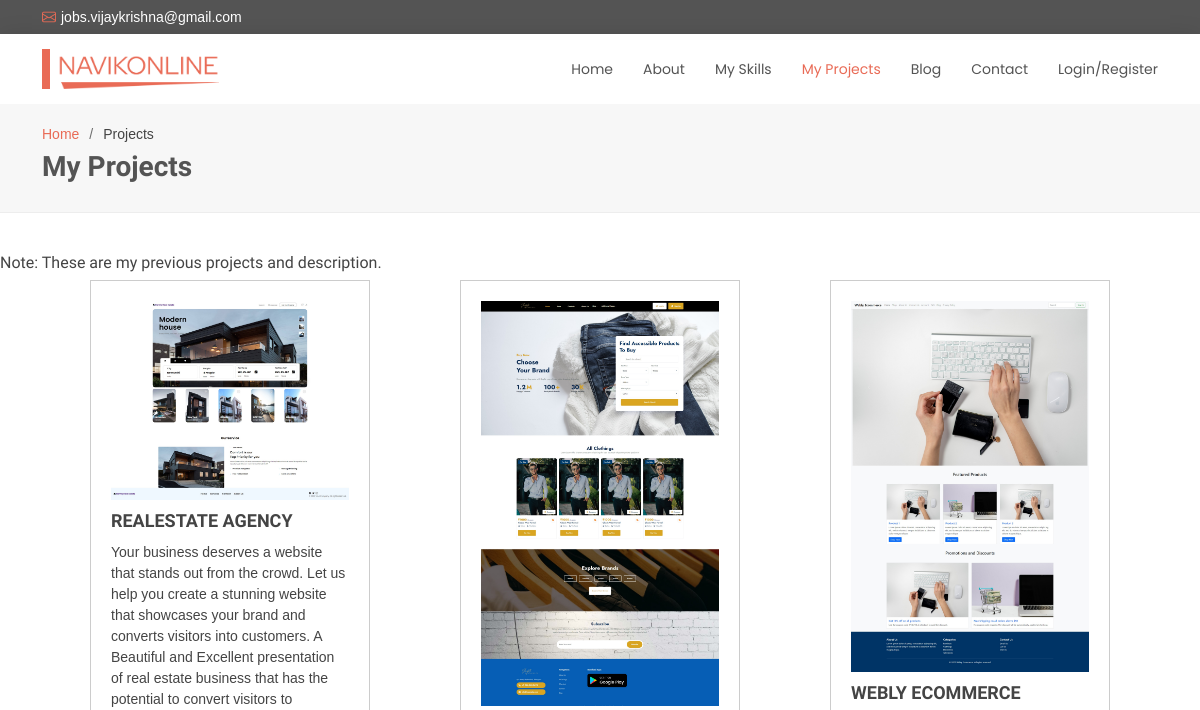
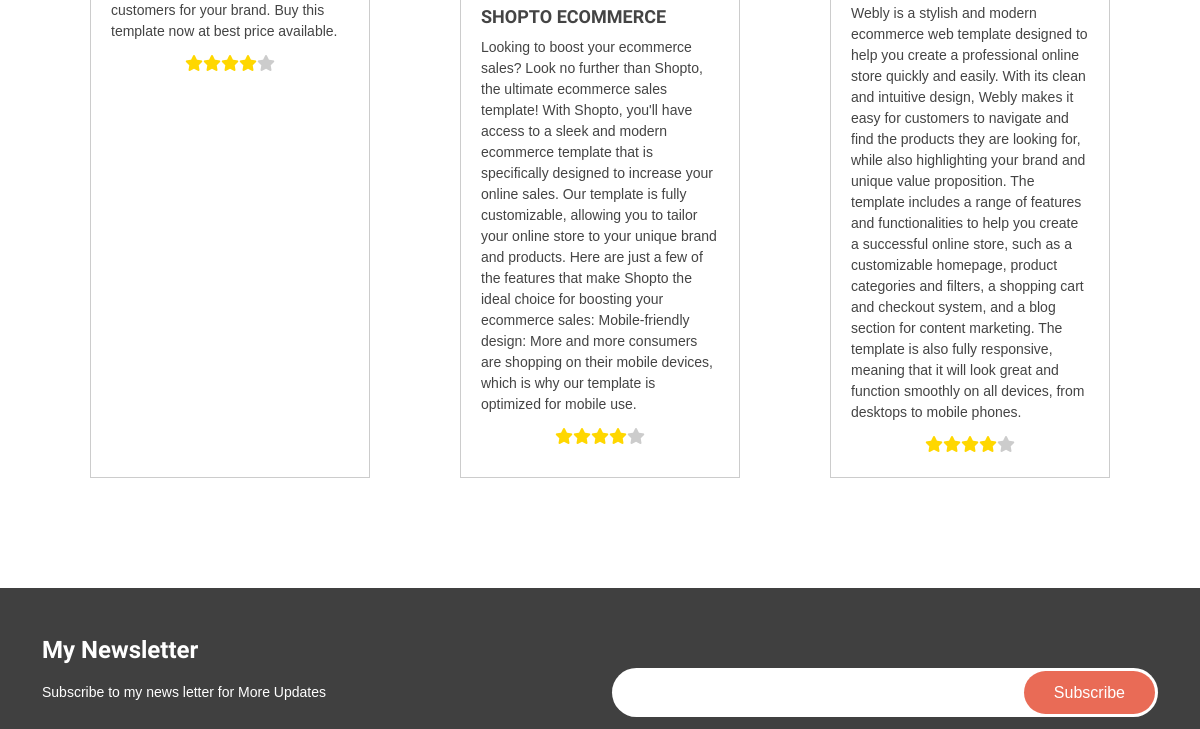
Page /Templates/ (upper part) on the earlier database version (2 pictures, top to bottom).
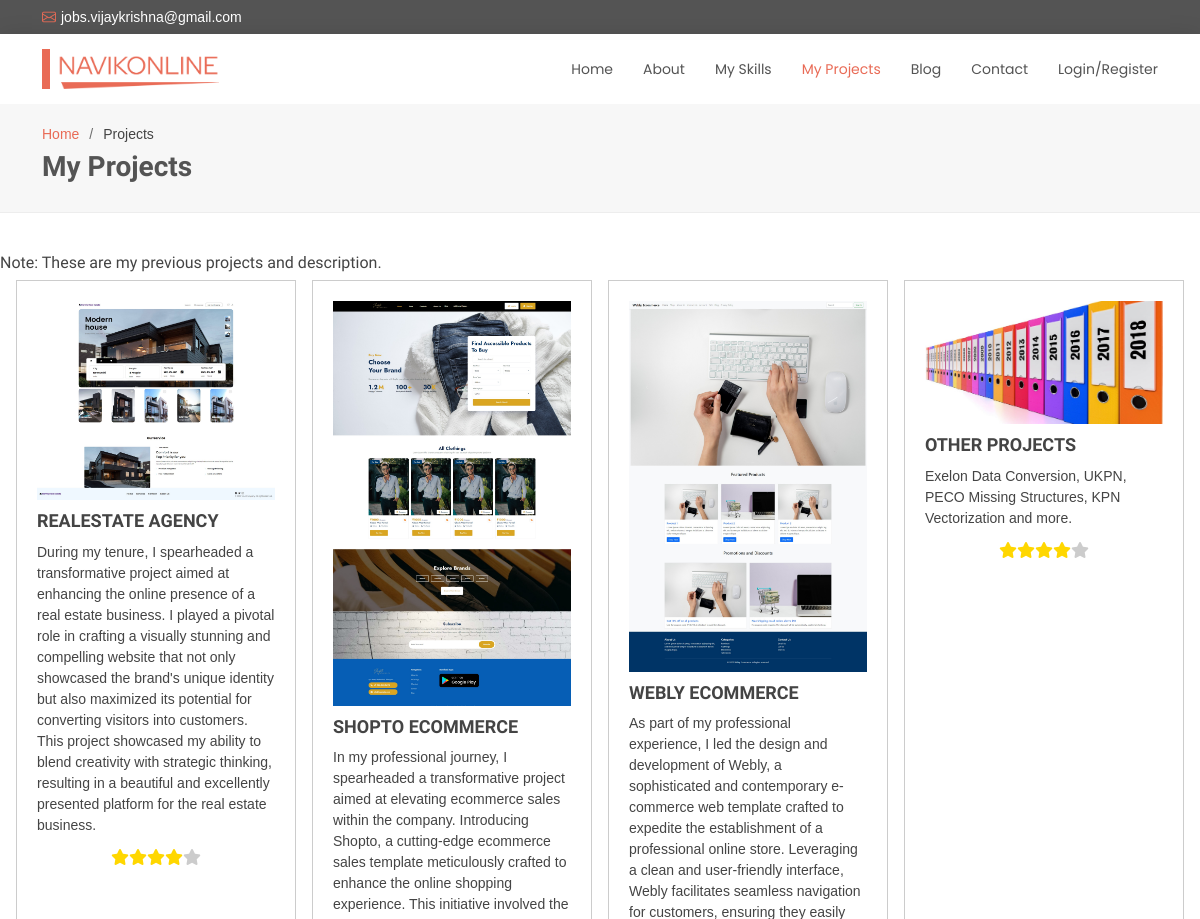
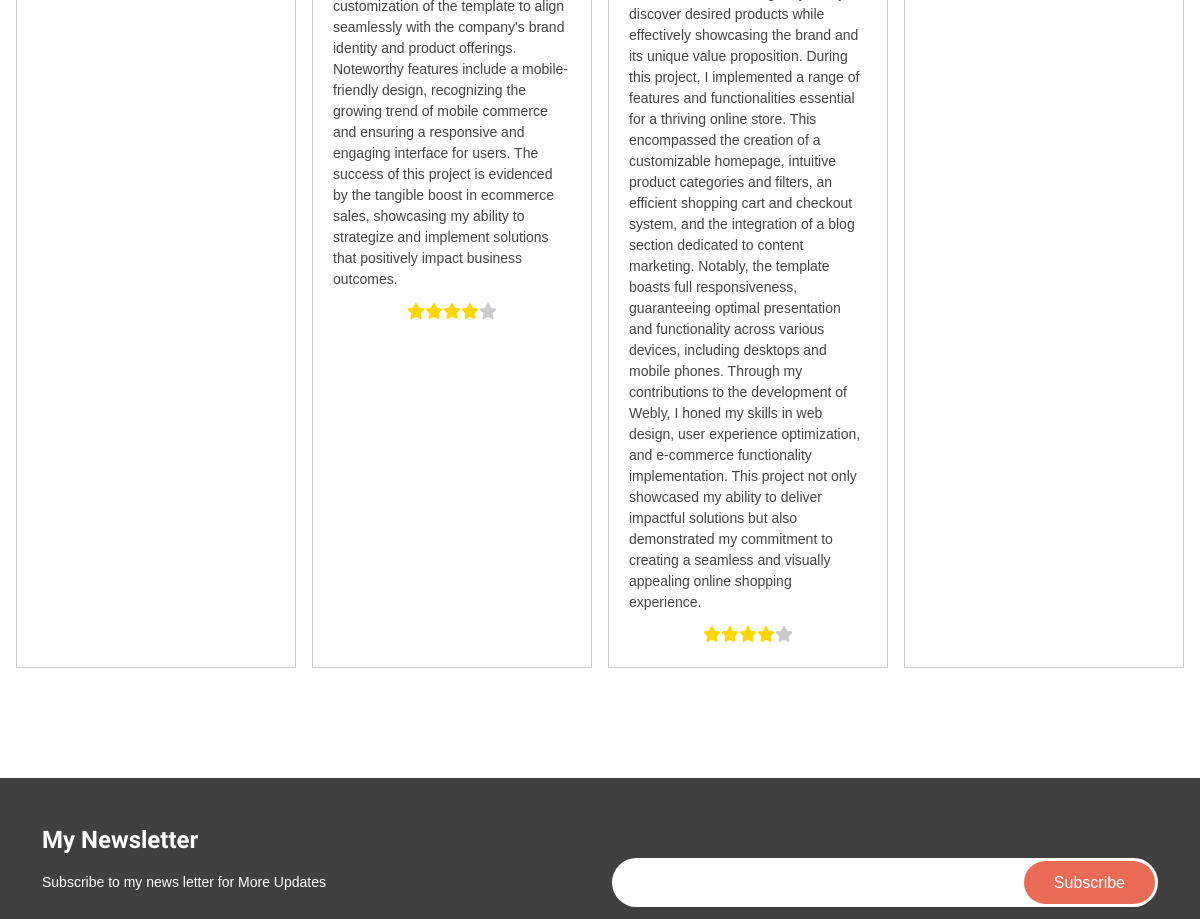
Same page on the later database version (2 pictures, top to bottom).
### myapp/models.py (models this page shows, shortened)
class Product(models.Model):
    name = models.CharField(max_length=255)
    description = models.TextField()
    price_actual = models.DecimalField(max_digits=10, decimal_places=2)
    discounted_price = models.DecimalField(max_digits=10, decimal_places=2, null=True, blank=True)
    avg_rating = models.FloatField(default=0)
    product_image = models.ImageField(upload_to='product_images/')
    demo_link = models.URLField(null=True, blank=True)
    product_category = models.ForeignKey(ProductCategory, on_delete=models.CASCADE)
    date_added = models.DateTimeField(auto_now_add=True)
    class Meta:
        verbose_name = "Product"
        verbose_name_plural = "Products"

### myapp/views.py (the view)
# urls.py: path('Templates/', views.pages.Templates, name = 'Templates'),
    @staticmethod
    def Templates(request):
        p1 = Product.objects.all()
        context = {'products': p1}
        return render(request, 'templates/pages/Templates.html', context)

### templates/pages/Templates.html (shortened to what this page needs)
{% load static %}
<!DOCTYPE html>
<html lang="en">
<head>
  <link rel="stylesheet" href="https://cdnjs.cloudflare.com/ajax/libs/font-awesome/6.4.0/css/all.min.css" />
  <link href="{% static 'assets/vendor/animate.css/animate.min.css' %}" rel="stylesheet">
  <link href="{% static 'assets/vendor/bootstrap/css/bootstrap.min.css' %}" rel="stylesheet">
  <link href="{% static 'assets/vendor/bootstrap-icons/bootstrap-icons.css' %}" rel="stylesheet">
  <link href="{% static 'assets/vendor/boxicons/css/boxicons.min.css' %}" rel="stylesheet">
  <link href="{% static 'assets/vendor/glightbox/css/glightbox.min.css' %}" rel="stylesheet">
  <link href="{% static 'assets/vendor/swiper/swiper-bundle.min.css' %}" rel="stylesheet">
  <link href="{% static 'assets/css/style.css' %}" rel="stylesheet">
  <link href="{% static 'assets/css/style_product.css' %}" rel="stylesheet">
</head>
<body>
  <section id="topbar" class="d-flex align-items-center">
    <div class="container d-flex justify-content-center justify-content-md-between">
      <div class="contact-info d-flex align-items-center">
        <i class="bi bi-envelope d-flex align-items-center"><a href="mailto:jobs.vijaykrishna@gmail.com">jobs.vijaykrishna@gmail.com</a></i>
      </div>
    </div>
  </section>
  <header id="header" class="d-flex align-items-center">
    <div class="container d-flex justify-content-between align-items-center">
      <div class="logo">
        <h1><a href="/"><img src="{% static 'assets/img/logo.png' %}" alt="logo"/></a></h1>
      </div>
      <nav id="navbar" class="navbar">
        <ul>
          {% if user.is_authenticated %}
          <li><a  href="/">Home</a></li>
          <li><a href="{% url 'blog' %}">Blog</a></li>
          <li><a class="active" href="{% url 'Templates' %}">My Projects</a></li>
          <li><a href="{% url 'logout' %}">Logout</a></li>
          {% else %}
          <li><a href="/">Home</a></li>
          <li><a href="{% url 'about' %}" >About</a></li>
          <li><a href="{% url 'services' %}">My Skills</a></li>
          <li><a class="active" href="{% url 'Templates' %}">My Projects</a></li>
          <li><a href="{% url 'blog' %}">Blog</a></li>
          <li><a href="{% url 'contact' %}">Contact</a></li>
          <li><a href="{% url 'register' %}">Login/Register</a></li>
          {% endif %}
        </ul>
      </nav>
    </div>
  </header>
  <main id="main">
    <section id="breadcrumbs" class="breadcrumbs">
      <div class="container">
        <ol>
          <li><a href="/">Home</a></li>
          <li>Projects</li>
        </ol>
        <h2>My Projects</h2>
      </div>
    </section>
    <section id="portfolio" class="portfolio">
    <h6>Note: These are my previous projects and description.</h6>
      <div class="gallery">
        {% for product in products%}
        <div class="content">
            <img src="{{product.product_image.url}}" alt="Project's image">
            <h3>{{product.name}}</h3>
            <p>{{product.description}} </p>
            <ul>
                <li><i class="fa fa-star checked"></i></li>
                <li><i class="fa fa-star checked"></i></li>
                <li><i class="fa fa-star checked"></i></li>
                <li><i class="fa fa-star checked"></i></li>
                <li><i class="fa fa-star"></i></li>
            </ul>
        </div>
        {% endfor %}
      </div>
    </section>
  </main>
  <footer id="footer">
    <div class="footer-newsletter">
      <div class="container">
        <div class="row">
          <div class="col-lg-6">
            <h4>My Newsletter</h4>
            <p>Subscribe to my news letter for More Updates</p>
          </div>
          <div class="col-lg-6">
            <form action="{% url 'subscribe' %}" method="post">
              <input type="email" name="email">
              <input type="submit" value="Subscribe">
            </form>
          </div>
        </div>
      </div>
    </div>
  </footer>
</body>
</html>

### static/assets/css/style.css (style rules this page uses)
body { font-family: "Open Sans", sans-serif; color: #444444; }
a { color: #e96b56; text-decoration: none; }
h1, h2, h3, h4, h5, h6 { font-family: "Raleway", sans-serif; }
#topbar { background: #545454; padding: 10px 0; font-size: 14px; }
#topbar .contact-info i { font-style: normal; color: #e96b56; }
#topbar .contact-info i a, #topbar .contact-info i span { padding-left: 5px; color: #fff; }
#topbar .contact-info i a { line-height: 0; transition: 0.3s; }
#header { height: 70px; transition: all 0.5s; z-index: 997; transition: all 0.5s; background: #fff; box-shadow: 0px 0px 20px 0px rgba(0, 0, 0, 0.1); }
#header .logo h1 { font-size: 26px; padding: 0 0 0 8px; margin: 11px 0; line-height: 1; font-weight: 700; letter-spacing: 1px; text-transform: uppercase; font-family: "Poppins", sans-serif; border-left: 8px solid #e96b56; }
#header .logo h1 a, #header .logo h1 a:hover { color: #545454; text-decoration: none; }
#header .logo img { padding: 0; margin: 0; max-height: 40px; }
.navbar { padding: 0; }
.navbar ul { margin: 0; padding: 0; display: flex; list-style: none; align-items: center; }
.navbar li { position: relative; }
.navbar a, .navbar a:focus { display: flex; align-items: center; justify-content: space-between; padding: 10px 0 10px 30px; font-family: "Poppins", sans-serif; font-size: 14px; color: #545454; white-space: nowrap; transition: 0.3s; }
.navbar a:hover, .navbar .active, .navbar .active:focus, .navbar li:hover>a { color: #e96b56; }
section { padding: 0 0 80px 0; }
.breadcrumbs { padding: 20px 0 20px 0; background: #f7f7f7; border-bottom: 1px solid #ededed; margin-bottom: 40px; }
.breadcrumbs h2 { font-size: 28px; font-weight: 700; color: #545454; }
.breadcrumbs ol { display: flex; flex-wrap: wrap; list-style: none; padding: 0 0 5px 0; margin: 0; font-size: 14px; }
.breadcrumbs ol li+li { padding-left: 10px; }
.breadcrumbs ol li+li::before { display: inline-block; padding-right: 10px; color: #6e6e6e; content: "/"; }
#footer { background: #404040; padding: 0 0 30px 0; color: #fff; font-size: 14px; }
#footer .footer-newsletter { padding: 50px 0; background: #404040; }
#footer .footer-newsletter h4 { font-size: 24px; margin: 0 0 20px 0; padding: 0; line-height: 1; font-weight: 600; }
#footer .footer-newsletter form { margin-top: 30px; background: #fff; padding: 6px 10px; position: relative; border-radius: 50px; }
#footer .footer-newsletter form input[type=email] { border: 0; padding: 8px; width: calc(100% - 140px); }
#footer .footer-newsletter form input[type=submit] { position: absolute; top: 0; right: 0; bottom: 0; border: 0; background: none; font-size: 16px; padding: 0 30px; margin: 3px; background: #e96b56; color: #fff; transition: 0.3s; border-radius: 50px; }

### static/assets/css/style_product.css (style rules this page uses)
body { font-family: Arial, sans-serif; font-size: 16px; }
.gallery { max-width: 1200px; margin: 0 auto; display: flex; flex-wrap: wrap; justify-content: space-evenly; }
.content { width: calc(25% - 20px); margin-bottom: 30px; box-sizing: border-box; padding: 20px; border: 1px solid #ccc; }
.content img { display: block; width: 100%; height: auto; margin-bottom: 10px; }
.content h3 { margin: 0; font-size: 18px; font-weight: bold; text-transform: uppercase; }
.content p { margin: 10px 0; font-size: 14px; line-height: 1.5; }
.content ul { margin: 10px 0 0 0; padding: 0; list-style: none; display: flex; justify-content: center; }
.content ul li .fa-star.checked { color: gold; }
.content ul li .fa-star { color: #ccc; }

Differences in the rows shown:
changed Product "REALESTATE AGENCY": description "Your business deserves a website that stands out from the crowd. Let us help you create a stunning website that showcases your brand and converts visitors into customers. A Beautiful and Excellent presentation of real estate business that has the potential to convert visitors to customers for your brand. Buy this template now at best price available." → "During my tenure, I spearheaded a transformative project aimed at enhancing the online presence of a real estate business. I played a pivotal role in crafting a visually stunning and compelling website that not only showcased the brand's unique identity but also maximized its potential for converting visitors into customers. This project showcased my ability to blend creativity with strategic thinking, resulting in a beautiful and excellently presented platform for the real estate business."
changed Product "SHOPTO ECOMMERCE": description "Looking to boost your ecommerce sales? Look no further than Shopto, the ultimate ecommerce sales template! With Shopto, you'll have access to a sleek and modern ecommerce template that is specifically designed to increase your online sales. Our template is fully customizable, allowing you to tailor your online store to your unique brand and products. Here are just a few of the features that make Shopto the ideal choice for boosting your ecommerce sales: Mobile-friendly design: More and more consumers are shopping on their mobile devices, which is why our template is optimized for mobile use." → "In my professional journey, I spearheaded a transformative project aimed at elevating ecommerce sales within the company. Introducing Shopto, a cutting-edge ecommerce sales template meticulously crafted to enhance the online shopping experience. This initiative involved the customization of the template to align seamlessly with the company's brand identity and product offerings. Noteworthy features include a mobile-friendly design, recognizing the growing trend of mobile commerce and ensuring a responsive and engaging interface for users. The success of this project is evidenced by the tangible boost in ecommerce sales, showcasing my ability to strategize and implement solutions that…"
changed Product "WEBLY ECOMMERCE": description "Webly is a stylish and modern ecommerce web template designed to help you create a professional online store quickly and easily. With its clean and intuitive design, Webly makes it easy for customers to navigate and find the products they are looking for, while also highlighting your brand and unique value proposition. The template includes a range of features and functionalities to help you create a successful online store, such as a customizable homepage, product categories and filters, a shopping cart and checkout system, and a blog section for content marketing. The template is also fully responsive, meaning that it will look great and function smoothly on all devices, from desktops to…" → "As part of my professional experience, I led the design and development of Webly, a sophisticated and contemporary e-commerce web template crafted to expedite the establishment of a professional online store. Leveraging a clean and user-friendly interface, Webly facilitates seamless navigation for customers, ensuring they easily discover desired products while effectively showcasing the brand and its unique value proposition. During this project, I implemented a range of features and functionalities essential for a thriving online store. This encompassed the creation of a customizable homepage, intuitive product categories and filters, an efficient shopping cart and checkout system, and the…"
added Product: product_image (picture), name "OTHER PROJECTS", description "Exelon Data Conversion, UKPN, PECO Missing Structures, KPN Vectorization and more."
